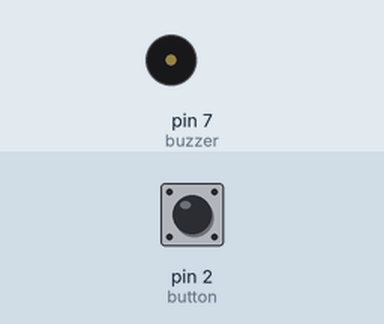
Bench run of a sketch on a simulated Arduino Uno, built with avr-gcc and run on an emulated ATmega328P. On the bench: buzzer (waves = sounding). The test bench sets the inputs (shaded band); at power-on: pin 2 (button) LOW.

Above: at 1.2 s.
1.3 s: pin 2 (button) pulled HIGH for 0.15 s
At 2.5 s:
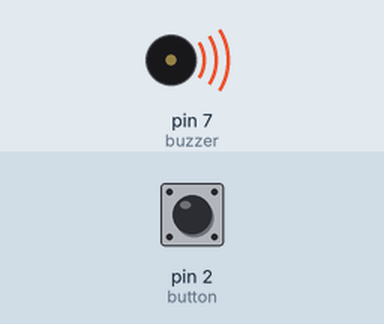
2.9 s: pin 2 (button) pulled HIGH for 1 s
At 3.9 s:
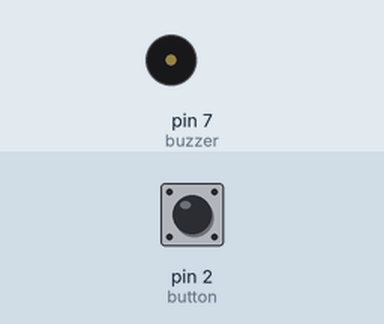
5.4 s: pin 2 (button) pulled HIGH for 3.2 s
At 5.8 s:
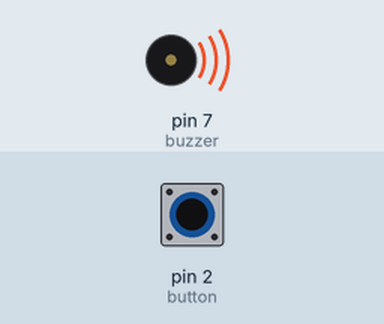
Timing chart, 0 to 8.4 s (numbered marks = the images above; inputs shaded):
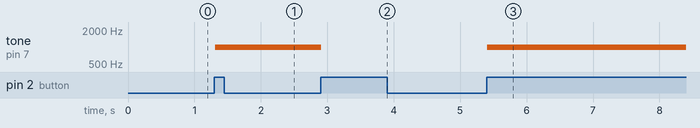

The sketch:

Practice7.2_Buzzer_Push_Button.ino
```cpp
/*
  Buzzer and Push Button

Description:
  Buzzer keeps or stops beeping (tone) for a steady time
  until push button is pressed

Author:
  created September 26, 2017
  by David Osorio

Organization:
  Colima Institute of Technology

Career:
  Computer Engineering

Subject:
  Embedded Systems

Video evidence:
  https://www.youtube.com/watch?v=FQqm_2D_QTk

Reference:
  http://mecabot-ula.org/tutoriales/arduino/practica-10-encender-un-led-con-boton-pulsador-y-luego-apagarlo-con-el-mismo-boton/
*/


int buzzer = 7;
int button = 2;
boolean lowState = true;
int v;
int toggle;

int val = 0;      // Stores read state
int state = 0;    // 0 led turned off. 1 led turned on
int old_val = 0;  // Stores current state that becomes old state


void setup() {
  pinMode(buzzer, OUTPUT);
  pinMode(button, INPUT);
}

void loop() {
  val = digitalRead(button); // Read push button state

  if ( (val == HIGH) && (old_val == LOW) ) {
    state = 1 - state;
    delay(10); // Wait 10ms
  }
  old_val = val; // Save current state before loop starts again

  if (state == 1) {
   tone(buzzer, 1000); // Send 1KHz sound signal
  }
  else {
   noTone(buzzer); // Stop sound
  }
}
```

Measured:
- after the input at 1.3 s, tone on pin 7 (buzzer): silent → 1000 Hz at once
- after the input at 2.9 s, tone on pin 7 (buzzer): 1000 Hz → silent at once
- after the input at 5.4 s, tone on pin 7 (buzzer): silent → 1000 Hz at once
